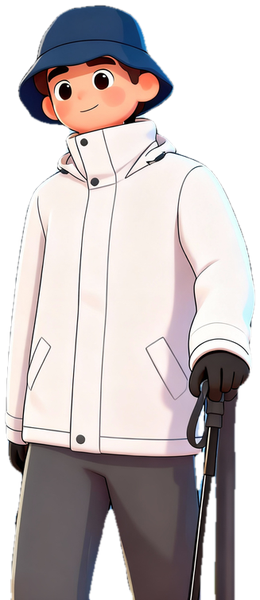
#> input picture character.png, 260 x 600 px
$ python -i sprite_slicer.py   (imports and definitions only)
#> lines starting #> are read from the running program, lines starting #| are printed output that depends on the picture; after the words box and inside, x2 and y2 are one past the last pixel; in counts of white or black regions, pixels touching at a corner belong together
# -*- coding: utf-8 -*-
"""
角色设定图自动切片工具
- 用 numpy 连通区域检测自动找到设定图中每个角色/表情的边界框
- 按行分组映射为 pose1-6 / action1-6 / face1-8
"""
import os
import numpy as np
from PIL import Image
from collections import deque


def _create_foreground_mask(img_array):
    """创建前景二值掩码：非透明 或 与背景色差异大的像素为前景"""
    h, w = img_array.shape[:2]
    if img_array.shape[2] == 4:
        # 有 alpha 通道：alpha > 10 为前景
        mask = img_array[:, :, 3] > 10
    else:
        # 无 alpha 通道：用四角像素的均值作为背景色，色差大的为前景
        corners = [
            img_array[0, 0, :3],
            img_array[0, -1, :3],
            img_array[-1, 0, :3],
            img_array[-1, -1, :3],
        ]
        bg = np.mean(corners, axis=0)
        diff = np.abs(img_array[:, :, :3].astype(int) - bg.astype(int))
        mask = np.sum(diff, axis=2) > 60
    return mask


def _find_connected_components(mask):
    """用 BFS 找连通区域，返回 [(min_x, min_y, max_x, max_y, area), ...]"""
    h, w = mask.shape
    visited = np.zeros((h, w), dtype=bool)
    components = []

    for y in range(h):
        for x in range(w):
            if mask[y, x] and not visited[y, x]:
                # BFS
                queue = deque([(x, y)])
                visited[y, x] = True
                min_x, min_y = x, y
                max_x, max_y = x, y
                area = 0

                while queue:
                    cx, cy = queue.popleft()
                    area += 1
                    if cx < min_x:
                        min_x = cx
                    if cx > max_x:
                        max_x = cx
                    if cy < min_y:
                        min_y = cy
                    if cy > max_y:
                        max_y = cy

                    # 检查4邻域
                    for dx, dy in [(-1, 0), (1, 0), (0, -1), (0, 1)]:
                        nx, ny = cx + dx, cy + dy
                        if 0 <= nx < w and 0 <= ny < h and mask[ny, nx] and not visited[ny, nx]:
                            visited[ny, nx] = True
                            queue.append((nx, ny))

                if area >= 500:  # 过滤小噪点
                    components.append((min_x, min_y, max_x, max_y, area))

    return components


def _trim_transparent(img):
    """裁除图片四周的透明边缘"""
    if img.mode != "RGBA":
        img = img.convert("RGBA")
    arr = np.array(img)
    if arr.shape[2] == 4:
        alpha = arr[:, :, 3]
        rows = np.any(alpha > 10, axis=1)
        cols = np.any(alpha > 10, axis=0)
        if not rows.any() or not cols.any():
            return img
        rmin, rmax = np.where(rows)[0][[0, -1]]
        cmin, cmax = np.where(cols)[0][[0, -1]]
        return img.crop((cmin, rmin, cmax + 1, rmax + 1))
    return img


def _group_by_rows(components, expected_rows=3):
    """按 Y 坐标聚类分组，返回 [[comp1, comp2, ...], [comp3, ...], ..."""
    if not components:
        return []

    # 按 Y 中心排序
    sorted_by_y = sorted(components, key=lambda c: (c[1] + c[3]) / 2)

    # 计算每个组件的 Y 中心
    y_centers = [(c[1] + c[3]) / 2 for c in sorted_by_y]

    # 用间隔聚类：找到 Y 中心的大跳跃点作为行分隔
    sorted_ys = sorted(y_centers)
    if len(sorted_ys) <= 1:
        return [sorted_by_y]

    # 计算相邻 Y 中心的间隔
    gaps = [sorted_ys[i + 1] - sorted_ys[i] for i in range(len(sorted_ys) - 1)]
    avg_gap = sum(gaps) / len(gaps) if gaps else 0

    # 间隔大于平均间隔2倍的点为行分隔
    threshold = max(avg_gap * 2, 50)
    split_points = [i + 1 for i, gap in enumerate(gaps) if gap > threshold]

    # 分组
    rows = []
    prev = 0
    for sp in split_points:
        rows.append(prev)
        prev = sp
    rows.append(prev)

    grouped = []
    for i, start in enumerate(rows):
        end = rows[i + 1] if i + 1 < len(rows) else len(sorted_ys)
        row_components = sorted_by_y[start:end]
        # 行内按 X 排序
        row_components.sort(key=lambda c: (c[0] + c[2]) / 2)
        grouped.append(row_components)

    return grouped


def slice_character_sheet(image_path, output_dir, bg_color=None, tolerance=30):
    """
    自动切片角色设定图，保存到 output_dir。

    参数:
        image_path: 设定图路径
        output_dir: 输出目录（sprites/）
        bg_color: 可选背景色 (R,G,B)，若提供则用色差判断前景
        tolerance: 背景色容差

    返回:
        (results, log_lines)
        results: [(name, path, width, height), ...]
        log_lines: [str, ...] 日志信息
    """
#> called with image_path = 'character.png', output_dir = 'out.png', tolerance = 30
    log_lines = []
    log_lines.append(f"开始切片: {image_path}")

    img = Image.open(image_path).convert("RGBA")
#> img is the input picture: PIL image 260x600 RGBA; mean R, G, B, A 126.4, 118.6, 119.1, 180.9
    img_array = np.array(img)
    h, w = img_array.shape[:2]
#> h = 600; w = 260
    log_lines.append(f"图片尺寸: {w}x{h}")

    # 如果指定了背景色，用色差判断前景
    if bg_color:
        bg = np.array(bg_color[:3])
        diff = np.abs(img_array[:, :, :3].astype(int) - bg.astype(int))
        mask = np.sum(diff, axis=2) > tolerance * 3
    else:
        mask = _create_foreground_mask(img_array)
#> in _create_foreground_mask, `mask = img_array[:, :, 3] > 10`:
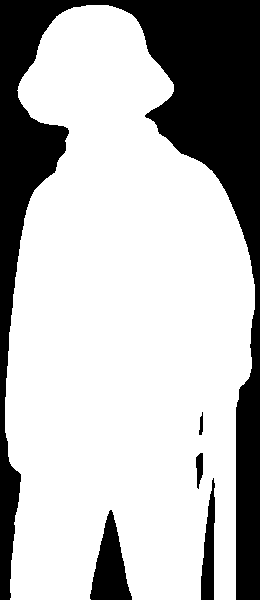
#> mask: shape (600, 260) bool; 72.2% white; 5 black regions, box (x1, y1, x2, y2) and area: (0, 0, 260, 600) 39881, (90, 510, 132, 600) 2104, (201, 478, 215, 600) 1067, (196, 453, 203, 489) 181, (199, 412, 203, 435) 62

    fg_pixels = int(mask.sum())
#> fg_pixels = 112705
    log_lines.append(f"前景像素数: {fg_pixels} ({fg_pixels / (h * w) * 100:.1f}%)")

    # 连通区域检测
    components = _find_connected_components(mask)
#> components = [(5, 5, 254, 599, 112705)]
    log_lines.append(f"检测到 {len(components)} 个连通区域")

    if not components:
        log_lines.append("错误: 未检测到任何连通区域")
        return [], log_lines

    # 按行分组
    grouped = _group_by_rows(components, expected_rows=3)
#> in _group_by_rows, `y_centers = [(c[1] + c[3]) / 2 for c in sorted_by_y]`: y_centers = [302]
#> grouped = [[(5, 5, 254, 599, 112705)]]
    log_lines.append(f"分为 {len(grouped)} 行")

    # 精灵名称映射
    row_names = [
        [f"pose{i}" for i in range(1, 7)],      # 第1行: 6个pose
        [f"action{i}" for i in range(1, 7)],     # 第2行: 6个action
        [f"face{i}" for i in range(1, 9)],      # 第3行: 8个face
    ]

    os.makedirs(output_dir, exist_ok=True)
    results = []

    for row_idx, row_comps in enumerate(grouped):
        if row_idx >= len(row_names):
            log_lines.append(f"第{row_idx + 1}行超出预期，跳过")
            continue

        names = row_names[row_idx]
        log_lines.append(f"第{row_idx + 1}行: 检测到 {len(row_comps)} 个区域, 预期 {len(names)} 个")

        for i, comp in enumerate(row_comps):
            if i >= len(names):
                log_lines.append(f"  第{row_idx + 1}行第{i + 1}个超出预期数量，跳过")
                continue

            min_x, min_y, max_x, max_y, area = comp
            name = names[i]

            # 裁剪
            crop = img.crop((min_x, min_y, max_x + 1, max_y + 1))
            # 裁除透明边缘
            crop = _trim_transparent(crop)

            # 保存
            out_path = os.path.join(output_dir, f"{name}.png")
            crop.save(out_path)
            cw, ch = crop.size
            results.append((name, out_path, cw, ch))
            log_lines.append(f"  已保存: {name}.png ({cw}x{ch})")
#> this loop made 1 pass
#> (row_idx, row_comps, names) on pass 1: (0, [(5, 5, 254, 599, 112705)], ['pose1', 'pose2', 'pose3', 'pose4', 'pose5', 'pose6'])
#> pass 1, in _trim_transparent, `arr = np.array(img)`:
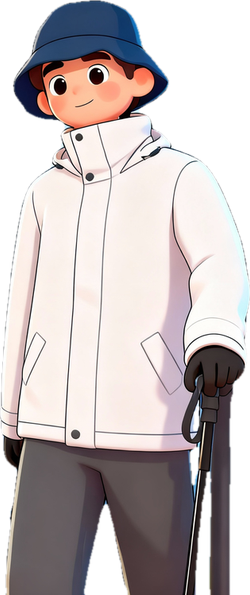
#> arr: shape (595, 250, 4); mean R, G, B, A 132.5, 124.3, 124.8, 189.7; transparent parts drawn white
#> pass 1, in _trim_transparent, `alpha = arr[:, :, 3]`:
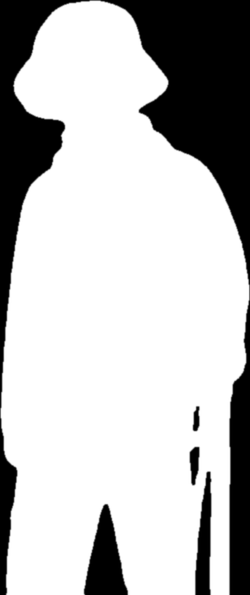
#> alpha: shape (595, 250); min 0, max 255, mean 189.7
#> after the loop, log_lines = ['开始切片: character.png', '图片尺寸: 260x600', '前景像素数: 112705 (72.2%)', '检测到 1 个连通区域', '分为 1 行', '第1行: 检测到 1 个区域, 预期 6 个', '  已保存: pose1.png (250x595)']; results = [('pose1', 'out.png/pose1.png', 250, 595)]

    log_lines.append(f"切片完成: 共保存 {len(results)} 个精灵到 {output_dir}")
    return results, log_lines

>>> result = slice_character_sheet('character.png', 'out.png')
#> result = ([('pose1', 'out.png/pose1.png', 250, 595)], ['开始切片: character.png', '图片尺寸: 260x600', '前景像素数: 112705 (72.2%)', '检测到 1 个连通区域', '分为 1 行', '第1行: 检测到 1 个区域, 预期 6 个', '  已保存: pose1.png (250x595)', '切片完成: 共保存 1 个精灵到 out.png'])
